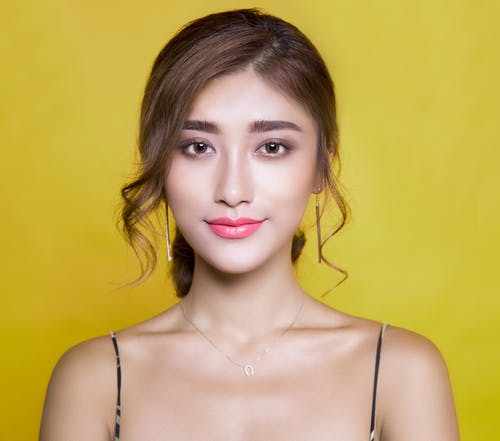
#> input picture pexels-photo-415829.jpeg, 500 x 441 px
$ python adaptive_thresholding.py --image ../pexels-photo-415829.jpeg   (older library calls are emulated)
#> lines starting #> are read from the running program, lines starting #| are printed output that depends on the picture; after the words box and inside, x2 and y2 are one past the last pixel; in counts of white or black regions, pixels touching at a corner belong together
from skimage.filters import threshold_adaptive
import cv2
import argparse

ap = argparse.ArgumentParser()
ap.add_argument("-i", "--image", required=True, help="Path to the image")
args = vars(ap.parse_args())

image = cv2.imread(args["image"])
#> image is the input picture: shape (441, 500, 3); mean B, G, R 91.1, 168.2, 194.5
image = cv2.cvtColor(image, cv2.COLOR_BGR2GRAY)
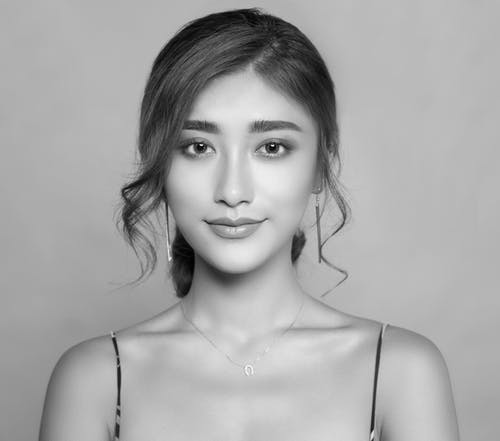
#> image: shape (441, 500); min 1, max 250, mean 167.3
blurred = cv2.GaussianBlur(image, (5, 5), 0)
cv2.imshow("image", image)

thresh = cv2.adaptiveThreshold(
    blurred, 255, cv2.ADAPTIVE_THRESH_MEAN_C, cv2.THRESH_BINARY_INV, 25, 15
)
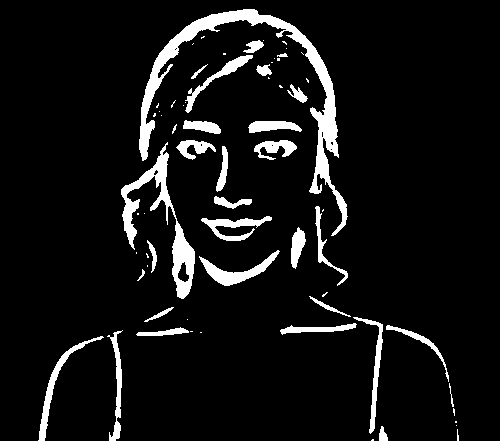
#> thresh: shape (441, 500); 7.6% white; 66 white regions (35 under 20 px), largest, box (x1, y1, x2, y2) and area: (139, 9, 348, 236) 5199, (121, 142, 195, 299) 2509, (199, 250, 280, 286) 839
cv2.imshow("OpenCV Mean Thresh", thresh)

thresh = threshold_adaptive(blurred, 29, offset=5).astype("uint8") * 255
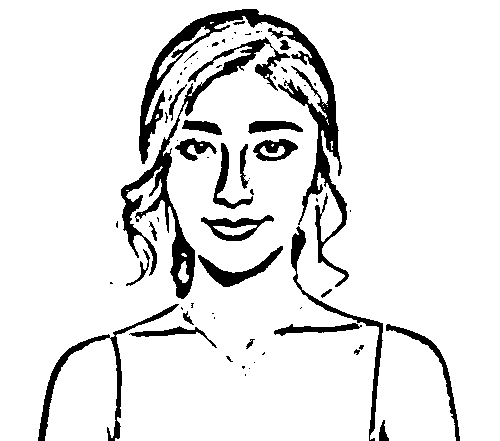
#> thresh: shape (441, 500); 90.2% white; 69 black regions (42 under 20 px), largest, box (x1, y1, x2, y2) and area: (139, 9, 349, 287) 6893, (121, 37, 290, 299) 4777, (38, 304, 179, 441) 1682
thresh = cv2.bitwise_not(thresh)
cv2.imshow("scikit-Image Mean Thresh", thresh)
cv2.waitKey(0)
